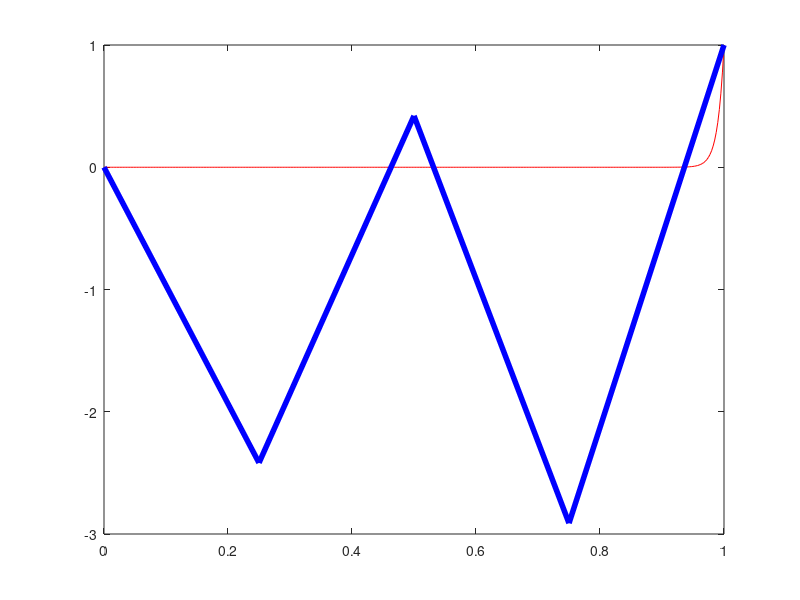

Reproduce this figure in MATLAB.
%% esercizio 6
close all
clear all

E=0.01; %epsilon
M=4;
h=1/M;
x=linspace(0,1,M+1);
sol_esatta=@(x) (exp(x/E)-1)/(exp(1/E)-1);

d=2*E/h^2*ones(1,M-1);
codiagsup=-(E/h^2-1/(2*h))*ones(1,M-2);
codiaginf=-(E/h^2+1/(2*h))*ones(1,M-2);

A=diag(d)+diag(codiagsup,1)+diag(codiaginf,-1);

%Termine noto
b=zeros(M-1,1);
b(end)=E/h^2-1/(2*h);

%soluzione
u=A\b; %approssimazione nei nodi interni
u=[0;u;1];
xp=linspace(0,1,400); % a piacere (serve solo al plot)

plot(xp,sol_esatta(xp), 'r', x, u,'b', 'linewidth', 4);
err = max(u'-sol_esatta(x))

